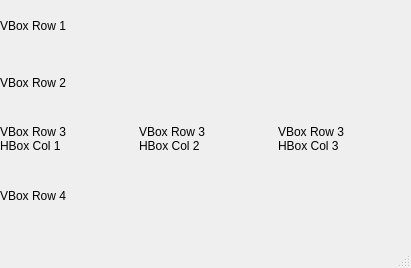
<?xml version="1.0" encoding="UTF-8"?>
<ui version="4.0">
 <class>Layouts</class>
 <widget class="QMainWindow" name="Layouts">
  <property name="geometry">
   <rect>
    <x>0</x>
    <y>0</y>
    <width>411</width>
    <height>268</height>
   </rect>
  </property>
  <property name="windowTitle">
   <string>Layouts</string>
  </property>
  <widget class="QWidget" name="centralwidget">
   <widget class="QWidget" name="verticalLayoutWidget">
    <property name="geometry">
     <rect>
      <x>0</x>
      <y>0</y>
      <width>411</width>
      <height>221</height>
     </rect>
    </property>
    <layout class="QVBoxLayout" name="verticalLayout">
     <item>
      <widget class="QLabel" name="label">
       <property name="text">
        <string>VBox Row 1</string>
       </property>
      </widget>
     </item>
     <item>
      <widget class="QLabel" name="label_2">
       <property name="text">
        <string>VBox Row 2</string>
       </property>
      </widget>
     </item>
     <item>
      <layout class="QHBoxLayout" name="horizontalLayout">
       <item>
        <widget class="QLabel" name="label_6">
         <property name="text">
          <string>&lt;html&gt;&lt;head/&gt;&lt;body&gt;&lt;p&gt;VBox Row 3&lt;br/&gt;HBox Col 1&lt;/p&gt;&lt;/body&gt;&lt;/html&gt;</string>
         </property>
        </widget>
       </item>
       <item>
        <widget class="QLabel" name="label_7">
         <property name="text">
          <string>VBox Row 3
HBox Col 2</string>
         </property>
        </widget>
       </item>
       <item>
        <widget class="QLabel" name="label_4">
         <property name="text">
          <string>VBox Row 3
HBox Col 3</string>
         </property>
        </widget>
       </item>
      </layout>
     </item>
     <item>
      <widget class="QLabel" name="label_3">
       <property name="text">
        <string>VBox Row 4</string>
       </property>
      </widget>
     </item>
    </layout>
   </widget>
  </widget>
  <widget class="QMenuBar" name="menubar">
   <property name="geometry">
    <rect>
     <x>0</x>
     <y>0</y>
     <width>411</width>
     <height>25</height>
    </rect>
   </property>
  </widget>
  <widget class="QStatusBar" name="statusbar"/>
 </widget>
 <resources/>
 <connections/>
</ui>
